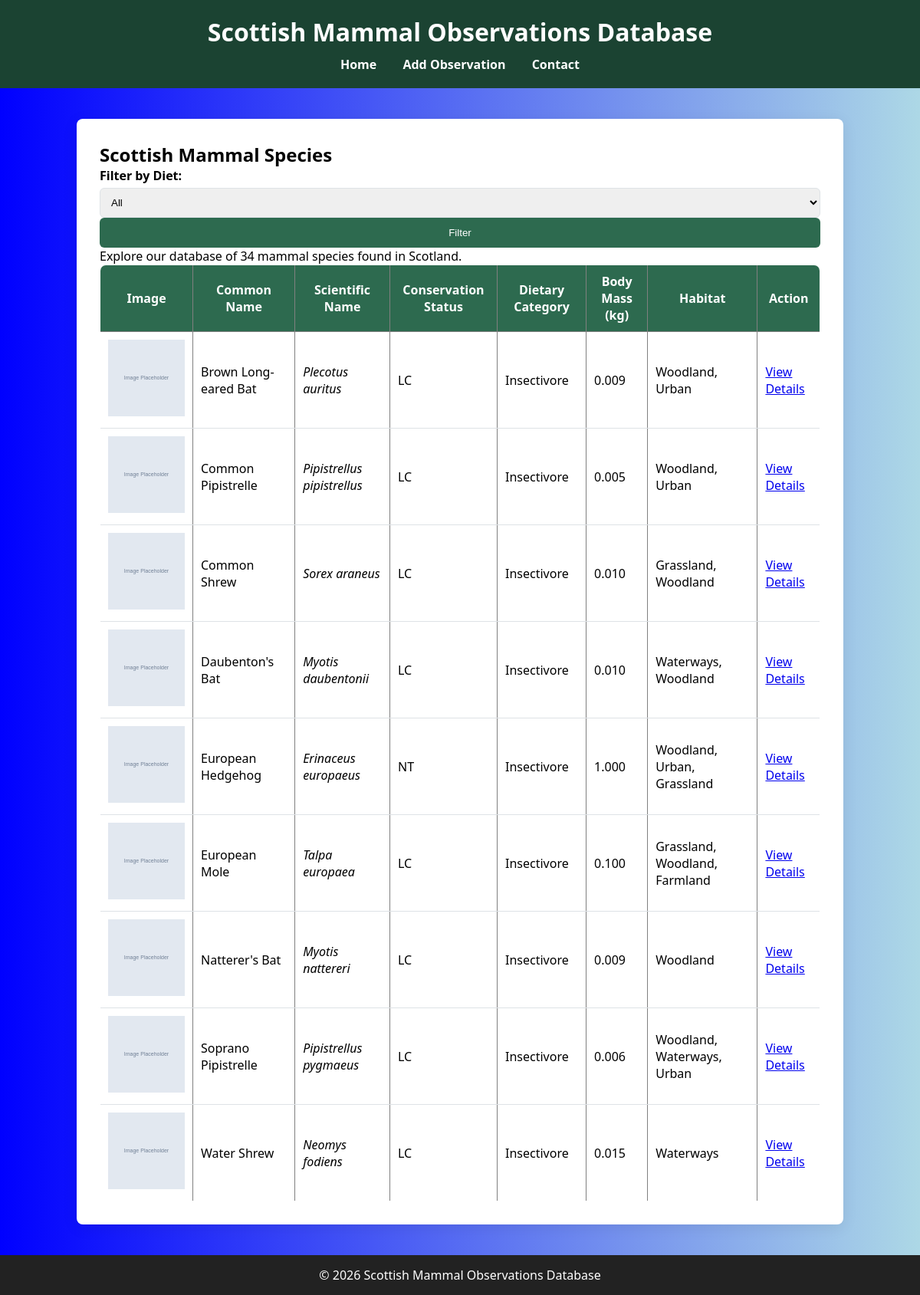
Screenshot of /index.php?diet=Insectivore with the database file from the repository.
### tables this page shows
CREATE TABLE `species` (
  `gbif_species_key` int(11) NOT NULL COMMENT 'GBIF (Global Biodiversity Information Facility) species identifier',
  `species_name` varchar(100) NOT NULL COMMENT 'Scientific name of the species',
  `common_name` varchar(100) DEFAULT NULL COMMENT 'Common English name',
  `iucn_red_list_category` varchar(10) DEFAULT NULL COMMENT 'IUCN Red List conservation status code',
  `body_mass_kg` decimal(10,3) DEFAULT NULL COMMENT 'Typical body mass in kilograms',
  `dietary_category` varchar(50) DEFAULT NULL COMMENT 'Primary dietary classification (Herbivore, Carnivore, Omnivore, Insectivore, Piscivore)',
  `uk_protection_status` varchar(255) DEFAULT NULL COMMENT 'UK legal protection status and relevant legislation',
  `habitat` varchar(100) DEFAULT NULL COMMENT 'Primary habitat types',
  `image_url` varchar(255) DEFAULT NULL COMMENT 'URL to species image (e.g., from Wikimedia Commons)',
  PRIMARY KEY (`gbif_species_key`),
  KEY `idx_species_name` (`species_name`),
  KEY `idx_dietary_category` (`dietary_category`),
  KEY `idx_iucn_category` (`iucn_red_list_category`)
);

### includes/config.php (called while the page is built, shortened)
<?php
function e($string) {
    return htmlspecialchars($string, ENT_QUOTES, 'UTF-8');
}

### index.php (the view, shortened to what this page needs)
<?php
$pdo = getDbConnection();
$diet = $_GET['diet'] ?? '';
if ($diet) {
    $stmt = $pdo->prepare('
        SELECT
            gbif_species_key,
            species_name,
            common_name,
            iucn_red_list_category,
            dietary_category,
            body_mass_kg,
            habitat,
            image_url
        FROM species
        WHERE dietary_category = ?
        ORDER BY common_name
    ');
    $stmt->execute([$diet]);
}
$species = $stmt->fetchAll();
require_once 'includes/header.php';
?>
<h2>Scottish Mammal Species</h2>
<form method="GET">
    <label>Filter by Diet:</label>
    <select name="diet">
        <option value="">All</option>
    </select>
    <button type="submit">Filter</button>
</form>
<p>Explore our database of 34 mammal species found in Scotland.</p>
<?php if (empty($species)): ?>
    <p>No species found in the database.</p>
<?php else: ?>
    <table border="1" cellpadding="10">
        <thead>
            <tr>
                <th>Image</th>
                <th>Common Name</th>
                <th>Scientific Name</th>
                <th>Conservation Status</th>
                <th>Dietary Category</th>
                <th>Body Mass (kg)</th>
                <th>Habitat</th>
                <th>Action</th>
            </tr>
        </thead>
        <tbody>
            <?php foreach ($species as $sp): ?>
                <tr>
                    <td>
                        <img src="<?php echo htmlspecialchars($sp['image_url'] ?? 'images/placeholder.svg'); ?>" width="100">
                    </td>
                    <td><?php echo e($sp['common_name']); ?></td>
                    <td>
                        <em><?php echo e($sp['species_name']); ?></em>
                    </td>
                    <td>
                        <?php echo $sp['iucn_red_list_category'] ? e($sp['iucn_red_list_category']) : '—'; ?>
                    </td>
                    <td><?php echo e($sp['dietary_category']); ?></td>
                    <td><?php echo e($sp['body_mass_kg']); ?></td>
                    <td><?php echo e($sp['habitat']); ?></td>
                    <td>
                        <a href="species.php?key=<?php echo e($sp['gbif_species_key']); ?>">
                            View Details
                        </a>
                    </td>
                </tr>
            <?php endforeach; ?>
        </tbody>
    </table>
<?php endif; ?>
<?php require_once 'includes/footer.php'; ?>

### css/style.css (style rules this page uses)
:root { --clr-primary: #2d6a4f; --clr-primary-dark: #1b4332; --clr-primary-light: #52b788; --clr-accent: #f4a261; --clr-bg: #f8f9fa; --clr-surface: #ffffff; --clr-text: #212529; --clr-text-muted: #6c757d; --clr-border: #dee2e6; --radius: 8px; --shadow: 0 4px 20px rgba(0,0,0,0.08); }
* { box-sizing: border-box; margin: 0; padding: 0; }
body { font-family: 'Segoe UI', sans-serif; background: linear-gradient(to right, blue, lightblue); min-height: 100vh; }
label { font-weight: 600; margin-bottom: 5px; display: block; }
input, textarea, select { width: 100%; padding: 10px; border-radius: 6px; border: 1px solid var(--clr-border); }
button { width: 100%; padding: 12px; background: var(--clr-primary); color: white; border: none; border-radius: 6px; cursor: pointer; }
table { width: 100%; border-collapse: collapse; background: white; border-radius: var(--radius); overflow: hidden; }
th { background: var(--clr-primary); color: white; padding: 10px; }
td { padding: 10px; border-bottom: 1px solid var(--clr-border); }

### rows the page displays
species: common_name "Brown Long-eared Bat", species_name "Plecotus auritus", iucn_red_list_category "LC", dietary_category "Insectivore", body_mass_kg "0.009", habitat "Woodland, Urban"
species: common_name "Common Pipistrelle", species_name "Pipistrellus pipistrellus", iucn_red_list_category "LC", dietary_category "Insectivore", body_mass_kg "0.005", habitat "Woodland, Urban"
species: common_name "Common Shrew", species_name "Sorex araneus", iucn_red_list_category "LC", dietary_category "Insectivore", body_mass_kg "0.010", habitat "Grassland, Woodland"
species: common_name "Daubenton's Bat", species_name "Myotis daubentonii", iucn_red_list_category "LC", dietary_category "Insectivore", body_mass_kg "0.010", habitat "Waterways, Woodland"
species: common_name "European Hedgehog", species_name "Erinaceus europaeus", iucn_red_list_category "NT", dietary_category "Insectivore", body_mass_kg "1.000", habitat "Woodland, Urban, Grassland"
species: common_name "European Mole", species_name "Talpa europaea", iucn_red_list_category "LC", dietary_category "Insectivore", body_mass_kg "0.100", habitat "Grassland, Woodland, Farmland"
species: common_name "Natterer's Bat", species_name "Myotis nattereri", iucn_red_list_category "LC", dietary_category "Insectivore", body_mass_kg "0.009", habitat "Woodland"
species: common_name "Soprano Pipistrelle", species_name "Pipistrellus pygmaeus", iucn_red_list_category "LC", dietary_category "Insectivore", body_mass_kg "0.006", habitat "Woodland, Waterways, Urban"
species: common_name "Water Shrew", species_name "Neomys fodiens", iucn_red_list_category "LC", dietary_category "Insectivore", body_mass_kg "0.015", habitat "Waterways"
